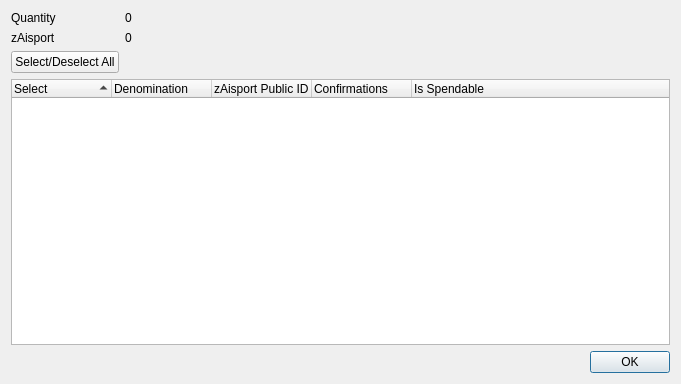
<?xml version="1.0" encoding="UTF-8"?>
<ui version="4.0">
 <class>ZAisportControlDialog</class>
 <widget class="QDialog" name="ZAisportControlDialog">
  <property name="geometry">
   <rect>
    <x>0</x>
    <y>0</y>
    <width>681</width>
    <height>384</height>
   </rect>
  </property>
  <property name="minimumSize">
   <size>
    <width>681</width>
    <height>384</height>
   </size>
  </property>
  <property name="windowTitle">
   <string>Select zAisport to Spend</string>
  </property>
  <layout class="QGridLayout" name="gridLayout">
   <item row="0" column="0">
    <layout class="QFormLayout" name="formLayout">
     <property name="sizeConstraint">
      <enum>QLayout::SetDefaultConstraint</enum>
     </property>
     <item row="0" column="0">
      <widget class="QLabel" name="labelQuantity">
       <property name="text">
        <string>Quantity</string>
       </property>
      </widget>
     </item>
     <item row="0" column="1">
      <widget class="QLabel" name="labelQuantity_int">
       <property name="text">
        <string>0</string>
       </property>
      </widget>
     </item>
     <item row="1" column="0">
      <widget class="QLabel" name="labelZAisport">
       <property name="text">
        <string>zAisport</string>
       </property>
      </widget>
     </item>
     <item row="1" column="1">
      <widget class="QLabel" name="labelZAisport_int">
       <property name="text">
        <string>0</string>
       </property>
      </widget>
     </item>
     <item row="2" column="0">
      <widget class="QPushButton" name="pushButtonAll">
       <property name="text">
        <string>Select/Deselect All</string>
       </property>
      </widget>
     </item>
    </layout>
   </item>
   <item row="1" column="0">
    <layout class="QVBoxLayout" name="verticalLayout">
     <item>
      <widget class="QTreeWidget" name="treeWidget">
       <property name="minimumSize">
        <size>
         <width>0</width>
         <height>250</height>
        </size>
       </property>
       <property name="alternatingRowColors">
        <bool>true</bool>
       </property>
       <property name="sortingEnabled">
        <bool>true</bool>
       </property>
       <property name="columnCount">
        <number>5</number>
       </property>
       <attribute name="headerDefaultSectionSize">
        <number>100</number>
       </attribute>
       <column>
        <property name="text">
         <string notr="true">Select</string>
        </property>
       </column>
       <column>
        <property name="text">
         <string notr="true">Denomination</string>
        </property>
       </column>
       <column>
        <property name="text">
         <string notr="true">zAisport Public ID</string>
        </property>
       </column>
       <column>
        <property name="text">
         <string notr="true">Confirmations</string>
        </property>
       </column>
       <column>
        <property name="text">
         <string>Is Spendable</string>
        </property>
       </column>
      </widget>
     </item>
     <item>
      <widget class="QDialogButtonBox" name="buttonBox">
       <property name="orientation">
        <enum>Qt::Horizontal</enum>
       </property>
       <property name="standardButtons">
        <set>QDialogButtonBox::Ok</set>
       </property>
      </widget>
     </item>
    </layout>
   </item>
  </layout>
 </widget>
 <resources/>
 <connections>
  <connection>
   <sender>buttonBox</sender>
   <signal>accepted()</signal>
   <receiver>ZAisportControlDialog</receiver>
   <slot>accept()</slot>
   <hints>
    <hint type="sourcelabel">
     <x>248</x>
     <y>254</y>
    </hint>
    <hint type="destinationlabel">
     <x>157</x>
     <y>274</y>
    </hint>
   </hints>
  </connection>
  <connection>
   <sender>buttonBox</sender>
   <signal>rejected()</signal>
   <receiver>ZAisportControlDialog</receiver>
   <slot>reject()</slot>
   <hints>
    <hint type="sourcelabel">
     <x>316</x>
     <y>260</y>
    </hint>
    <hint type="destinationlabel">
     <x>286</x>
     <y>274</y>
    </hint>
   </hints>
  </connection>
 </connections>
</ui>
